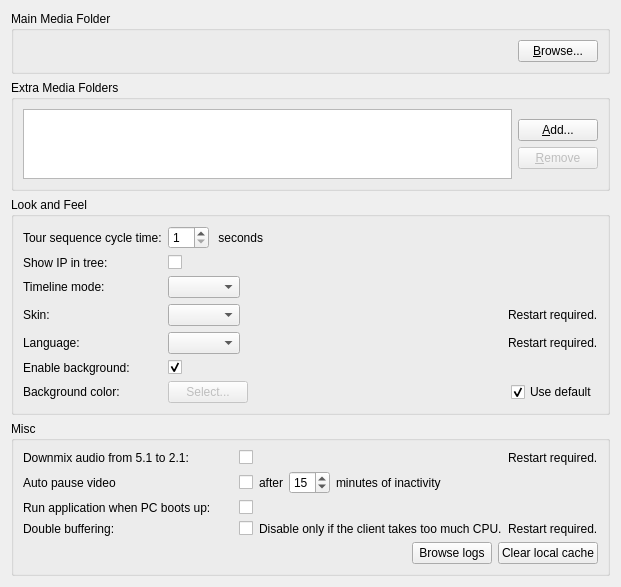
<?xml version="1.0" encoding="UTF-8"?>
<ui version="4.0">
 <class>GeneralPreferencesWidget</class>
 <widget class="QWidget" name="GeneralPreferencesWidget">
  <property name="geometry">
   <rect>
    <x>0</x>
    <y>0</y>
    <width>580</width>
    <height>567</height>
   </rect>
  </property>
  <property name="windowTitle">
   <string/>
  </property>
  <layout class="QVBoxLayout" name="verticalLayout">
   <item>
    <widget class="QGroupBox" name="mainMediaFolderGroupBox">
     <property name="sizePolicy">
      <sizepolicy hsizetype="Preferred" vsizetype="Fixed">
       <horstretch>0</horstretch>
       <verstretch>0</verstretch>
      </sizepolicy>
     </property>
     <property name="title">
      <string>Main Media Folder</string>
     </property>
     <layout class="QHBoxLayout" name="horizontalLayout_5">
      <item>
       <widget class="QLabel" name="mainMediaFolderLabel">
        <property name="text">
         <string/>
        </property>
       </widget>
      </item>
      <item>
       <widget class="QPushButton" name="browseMainMediaFolderButton">
        <property name="sizePolicy">
         <sizepolicy hsizetype="Fixed" vsizetype="Fixed">
          <horstretch>0</horstretch>
          <verstretch>0</verstretch>
         </sizepolicy>
        </property>
        <property name="text">
         <string>&amp;Browse...</string>
        </property>
       </widget>
      </item>
     </layout>
    </widget>
   </item>
   <item>
    <widget class="QGroupBox" name="extraMediaFoldersGroupBox">
     <property name="title">
      <string>Extra Media Folders</string>
     </property>
     <layout class="QVBoxLayout" name="verticalLayout_5">
      <item>
       <layout class="QHBoxLayout" name="horizontalLayout_2">
        <item>
         <widget class="QListWidget" name="extraMediaFoldersList">
          <property name="maximumSize">
           <size>
            <width>16777215</width>
            <height>110</height>
           </size>
          </property>
         </widget>
        </item>
        <item>
         <layout class="QVBoxLayout" name="verticalLayout_3">
          <item>
           <spacer name="verticalSpacer_3">
            <property name="orientation">
             <enum>Qt::Vertical</enum>
            </property>
            <property name="sizeHint" stdset="0">
             <size>
              <width>10</width>
              <height>10</height>
             </size>
            </property>
           </spacer>
          </item>
          <item>
           <widget class="QPushButton" name="addExtraMediaFolderButton">
            <property name="text">
             <string>&amp;Add...</string>
            </property>
           </widget>
          </item>
          <item>
           <widget class="QPushButton" name="removeExtraMediaFolderButton">
            <property name="enabled">
             <bool>false</bool>
            </property>
            <property name="text">
             <string>&amp;Remove</string>
            </property>
           </widget>
          </item>
          <item>
           <spacer name="verticalSpacer_4">
            <property name="orientation">
             <enum>Qt::Vertical</enum>
            </property>
            <property name="sizeHint" stdset="0">
             <size>
              <width>10</width>
              <height>10</height>
             </size>
            </property>
           </spacer>
          </item>
         </layout>
        </item>
       </layout>
      </item>
     </layout>
    </widget>
   </item>
   <item>
    <widget class="QGroupBox" name="lookAndFeelGroupBox">
     <property name="title">
      <string>Look and Feel</string>
     </property>
     <layout class="QFormLayout" name="formLayout">
      <property name="fieldGrowthPolicy">
       <enum>QFormLayout::AllNonFixedFieldsGrow</enum>
      </property>
      <item row="0" column="0">
       <widget class="QLabel" name="tourCycleTimeLabel">
        <property name="text">
         <string>Tour sequence cycle time:</string>
        </property>
        <property name="buddy">
         <cstring>tourCycleTimeSpinBox</cstring>
        </property>
       </widget>
      </item>
      <item row="0" column="1">
       <layout class="QHBoxLayout" name="horizontalLayout_4" stretch="0,1">
        <item>
         <widget class="QSpinBox" name="tourCycleTimeSpinBox">
          <property name="minimum">
           <number>1</number>
          </property>
         </widget>
        </item>
        <item>
         <widget class="QLabel" name="label_2">
          <property name="text">
           <string> seconds</string>
          </property>
         </widget>
        </item>
       </layout>
      </item>
      <item row="1" column="0">
       <widget class="QLabel" name="showIpInTreeLabel">
        <property name="text">
         <string>Show IP in tree:</string>
        </property>
        <property name="buddy">
         <cstring>showIpInTreeCheckBox</cstring>
        </property>
       </widget>
      </item>
      <item row="1" column="1">
       <widget class="QCheckBox" name="showIpInTreeCheckBox">
        <property name="text">
         <string/>
        </property>
       </widget>
      </item>
      <item row="2" column="0">
       <widget class="QLabel" name="timelineModeLabel">
        <property name="text">
         <string>Timeline mode:</string>
        </property>
       </widget>
      </item>
      <item row="2" column="1">
       <layout class="QHBoxLayout" name="horizontalLayout_6">
        <item>
         <widget class="QComboBox" name="timeModeComboBox"/>
        </item>
        <item>
         <spacer name="horizontalSpacer">
          <property name="orientation">
           <enum>Qt::Horizontal</enum>
          </property>
          <property name="sizeHint" stdset="0">
           <size>
            <width>40</width>
            <height>20</height>
           </size>
          </property>
         </spacer>
        </item>
       </layout>
      </item>
      <item row="3" column="1">
       <layout class="QHBoxLayout" name="horizontalLayout_9">
        <item>
         <widget class="QComboBox" name="skinComboBox"/>
        </item>
        <item>
         <spacer name="horizontalSpacer_5">
          <property name="orientation">
           <enum>Qt::Horizontal</enum>
          </property>
          <property name="sizeHint" stdset="0">
           <size>
            <width>40</width>
            <height>20</height>
           </size>
          </property>
         </spacer>
        </item>
        <item>
         <widget class="QLabel" name="skinWarningLabel">
          <property name="text">
           <string>Restart required.</string>
          </property>
         </widget>
        </item>
       </layout>
      </item>
      <item row="4" column="1">
       <layout class="QHBoxLayout" name="horizontalLayout_7">
        <item>
         <widget class="QComboBox" name="languageComboBox"/>
        </item>
        <item>
         <spacer name="horizontalSpacer_3">
          <property name="orientation">
           <enum>Qt::Horizontal</enum>
          </property>
          <property name="sizeHint" stdset="0">
           <size>
            <width>40</width>
            <height>20</height>
           </size>
          </property>
         </spacer>
        </item>
        <item>
         <widget class="QLabel" name="languageWarningLabel">
          <property name="text">
           <string>Restart required.</string>
          </property>
         </widget>
        </item>
       </layout>
      </item>
      <item row="4" column="0">
       <widget class="QLabel" name="languageLabel">
        <property name="sizePolicy">
         <sizepolicy hsizetype="Preferred" vsizetype="Preferred">
          <horstretch>0</horstretch>
          <verstretch>0</verstretch>
         </sizepolicy>
        </property>
        <property name="minimumSize">
         <size>
          <width>0</width>
          <height>0</height>
         </size>
        </property>
        <property name="text">
         <string>Language:</string>
        </property>
        <property name="buddy">
         <cstring>languageComboBox</cstring>
        </property>
       </widget>
      </item>
      <item row="3" column="0">
       <widget class="QLabel" name="skinLabel">
        <property name="text">
         <string>Skin:</string>
        </property>
       </widget>
      </item>
      <item row="6" column="0">
       <widget class="QLabel" name="backgroundColorLabel">
        <property name="text">
         <string>Background color:</string>
        </property>
       </widget>
      </item>
      <item row="5" column="0">
       <widget class="QLabel" name="backgroundLabel">
        <property name="text">
         <string>Enable background:</string>
        </property>
       </widget>
      </item>
      <item row="5" column="1">
       <widget class="QCheckBox" name="enableBackgroundCheckBox">
        <property name="checked">
         <bool>true</bool>
        </property>
       </widget>
      </item>
      <item row="6" column="1">
       <widget class="QWidget" name="backgroundColorWidget" native="true">
        <layout class="QHBoxLayout" name="horizontalLayout_12">
         <property name="leftMargin">
          <number>0</number>
         </property>
         <property name="topMargin">
          <number>0</number>
         </property>
         <property name="rightMargin">
          <number>0</number>
         </property>
         <property name="bottomMargin">
          <number>0</number>
         </property>
         <item>
          <widget class="QPushButton" name="selectColorButton">
           <property name="enabled">
            <bool>false</bool>
           </property>
           <property name="text">
            <string>Select...</string>
           </property>
          </widget>
         </item>
         <item>
          <spacer name="horizontalSpacer_4">
           <property name="orientation">
            <enum>Qt::Horizontal</enum>
           </property>
           <property name="sizeHint" stdset="0">
            <size>
             <width>40</width>
             <height>20</height>
            </size>
           </property>
          </spacer>
         </item>
         <item>
          <widget class="QCheckBox" name="defaultBackgroundCheckBox">
           <property name="text">
            <string>Use default</string>
           </property>
           <property name="checked">
            <bool>true</bool>
           </property>
          </widget>
         </item>
        </layout>
       </widget>
      </item>
     </layout>
    </widget>
   </item>
   <item>
    <widget class="QGroupBox" name="miscGroupBox">
     <property name="title">
      <string>Misc</string>
     </property>
     <layout class="QFormLayout" name="formLayout_2">
      <property name="fieldGrowthPolicy">
       <enum>QFormLayout::AllNonFixedFieldsGrow</enum>
      </property>
      <item row="1" column="0">
       <widget class="QLabel" name="label_4">
        <property name="sizePolicy">
         <sizepolicy hsizetype="Fixed" vsizetype="Preferred">
          <horstretch>0</horstretch>
          <verstretch>0</verstretch>
         </sizepolicy>
        </property>
        <property name="minimumSize">
         <size>
          <width>210</width>
          <height>0</height>
         </size>
        </property>
        <property name="text">
         <string>Downmix audio from 5.1 to 2.1:</string>
        </property>
       </widget>
      </item>
      <item row="1" column="1">
       <layout class="QHBoxLayout" name="horizontalLayout_8" stretch="1,0">
        <item>
         <widget class="QCheckBox" name="downmixAudioCheckBox">
          <property name="text">
           <string/>
          </property>
         </widget>
        </item>
        <item>
         <widget class="QLabel" name="downmixWarningLabel">
          <property name="text">
           <string>Restart required.</string>
          </property>
         </widget>
        </item>
       </layout>
      </item>
      <item row="2" column="0">
       <widget class="QLabel" name="pauseOnInactivityLabel">
        <property name="sizePolicy">
         <sizepolicy hsizetype="Fixed" vsizetype="Preferred">
          <horstretch>0</horstretch>
          <verstretch>0</verstretch>
         </sizepolicy>
        </property>
        <property name="minimumSize">
         <size>
          <width>210</width>
          <height>0</height>
         </size>
        </property>
        <property name="text">
         <string>Auto pause video</string>
        </property>
       </widget>
      </item>
      <item row="2" column="1">
       <layout class="QHBoxLayout" name="pauseOnInactivityLayout">
        <item>
         <widget class="QCheckBox" name="pauseOnInactivityCheckBox">
          <property name="text">
           <string/>
          </property>
         </widget>
        </item>
        <item>
         <widget class="QWidget" name="idleTimeoutWidget" native="true">
          <layout class="QHBoxLayout" name="horizontalLayout_3">
           <property name="leftMargin">
            <number>0</number>
           </property>
           <property name="topMargin">
            <number>0</number>
           </property>
           <property name="rightMargin">
            <number>0</number>
           </property>
           <property name="bottomMargin">
            <number>0</number>
           </property>
           <item>
            <widget class="QLabel" name="idleTimeoutLabel1">
             <property name="text">
              <string>after</string>
             </property>
            </widget>
           </item>
           <item>
            <widget class="QSpinBox" name="idleTimeoutSpinBox">
             <property name="minimum">
              <number>1</number>
             </property>
             <property name="maximum">
              <number>60</number>
             </property>
             <property name="value">
              <number>15</number>
             </property>
            </widget>
           </item>
           <item>
            <widget class="QLabel" name="idleTimeoutLabel2">
             <property name="text">
              <string>minutes of inactivity</string>
             </property>
            </widget>
           </item>
          </layout>
         </widget>
        </item>
        <item>
         <spacer name="horizontalSpacer_7">
          <property name="orientation">
           <enum>Qt::Horizontal</enum>
          </property>
          <property name="sizeHint" stdset="0">
           <size>
            <width>40</width>
            <height>20</height>
           </size>
          </property>
         </spacer>
        </item>
       </layout>
      </item>
      <item row="3" column="0">
       <widget class="QLabel" name="autoStartLabel">
        <property name="sizePolicy">
         <sizepolicy hsizetype="Fixed" vsizetype="Preferred">
          <horstretch>0</horstretch>
          <verstretch>0</verstretch>
         </sizepolicy>
        </property>
        <property name="minimumSize">
         <size>
          <width>210</width>
          <height>0</height>
         </size>
        </property>
        <property name="text">
         <string>Run application when PC boots up:</string>
        </property>
       </widget>
      </item>
      <item row="3" column="1">
       <widget class="QCheckBox" name="autoStartCheckBox">
        <property name="text">
         <string/>
        </property>
       </widget>
      </item>
      <item row="4" column="0">
       <widget class="QLabel" name="doubleBufferLabel">
        <property name="sizePolicy">
         <sizepolicy hsizetype="Fixed" vsizetype="Preferred">
          <horstretch>0</horstretch>
          <verstretch>0</verstretch>
         </sizepolicy>
        </property>
        <property name="minimumSize">
         <size>
          <width>210</width>
          <height>0</height>
         </size>
        </property>
        <property name="text">
         <string>Double buffering:</string>
        </property>
       </widget>
      </item>
      <item row="4" column="1">
       <layout class="QHBoxLayout" name="horizontalLayout_10" stretch="1,0,0">
        <item>
         <widget class="QCheckBox" name="doubleBufferCheckbox">
          <property name="text">
           <string/>
          </property>
         </widget>
        </item>
        <item>
         <widget class="QLabel" name="doubleBufferWarningLabel">
          <property name="text">
           <string>Disable only if the client takes too much CPU.</string>
          </property>
         </widget>
        </item>
        <item>
         <widget class="QLabel" name="doubleBufferRestartLabel">
          <property name="text">
           <string>Restart required.</string>
          </property>
         </widget>
        </item>
       </layout>
      </item>
      <item row="6" column="0" colspan="2">
       <layout class="QHBoxLayout" name="horizontalLayout">
        <item>
         <spacer name="horizontalSpacer_2">
          <property name="orientation">
           <enum>Qt::Horizontal</enum>
          </property>
          <property name="sizeHint" stdset="0">
           <size>
            <width>40</width>
            <height>20</height>
           </size>
          </property>
         </spacer>
        </item>
        <item>
         <widget class="QPushButton" name="browseLogsButton">
          <property name="text">
           <string>Browse logs</string>
          </property>
         </widget>
        </item>
        <item>
         <widget class="QPushButton" name="clearCacheButton">
          <property name="sizePolicy">
           <sizepolicy hsizetype="Fixed" vsizetype="Fixed">
            <horstretch>0</horstretch>
            <verstretch>0</verstretch>
           </sizepolicy>
          </property>
          <property name="text">
           <string>Clear local cache</string>
          </property>
         </widget>
        </item>
       </layout>
      </item>
     </layout>
    </widget>
   </item>
  </layout>
 </widget>
 <resources/>
 <connections/>
</ui>
